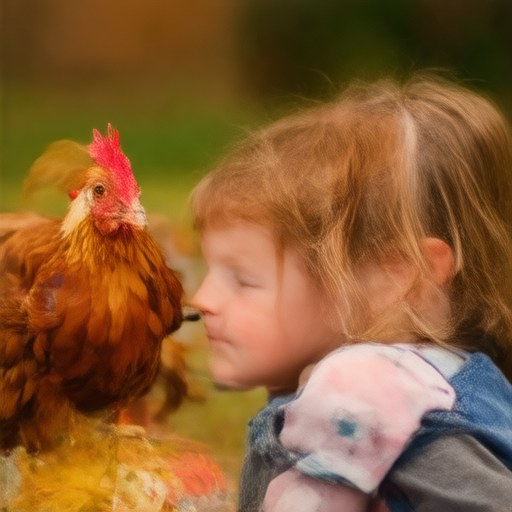
#> input picture phaseW/qual_paper/gen/images/STUDENT/p00993/s4/cand0.png, 512 x 512 px, found by its file name
$ python build_showcase.py
#> lines starting #> are read from the running program, lines starting #| are printed output that depends on the picture
#!/usr/bin/env python3
"""Cherry-picked 28-step samples from the projector-reward student (checkpoint_avg_last5.pt,
phaseS4_CD_dinop_hard-rewRi-s16_s0_137621), no guidance."""
from pathlib import Path
import textwrap
from PIL import Image, ImageDraw, ImageFont

CELL, PAD, LABEL_H = 340, 10, 60
ROOT = Path("phaseW/qual_paper/gen5/images/STUDENT")
PICKS = [
    (77, "a red stop sign and a white line"),
    (624, "wooden pencils and a leather sofa"),
    (1846, "The gentle, rolling hills of the countryside were a peaceful escape from the hustle and bustle of the city."),
    (1985, "The vibrant, glittering lights of the carnival rides spun and twirled in dizzying circles, thrilling and delighting the adventurous."),
    (574, "a triangular slice of bread and a cylindrical loaf"),
    (337, "a circular pendant light and a triangular wall hook"),
]


def font(sz, bold=False):
    for p in ("/usr/share/fonts/truetype/dejavu/DejaVuSans%s.ttf" % ("-Bold" if bold else ""),
              "/usr/share/fonts/dejavu/DejaVuSans%s.ttf" % ("-Bold" if bold else "")):
        if Path(p).exists():
            return ImageFont.truetype(p, sz)
    return ImageFont.load_default()


def main():
    ncol = 3
    nrow = (len(PICKS) + ncol - 1) // ncol
    W = ncol * (CELL + PAD) + PAD
    H = nrow * (CELL + LABEL_H + PAD) + PAD + 40
    sheet = Image.new("RGB", (W, H), (250, 250, 248))
    d = ImageDraw.Draw(sheet)
    f_ti, f_pr = font(17, True), font(13)
    d.text((PAD, 10), "Cherry-picked 28-step samples, projector-reward student, w=1, no candidate generation", fill=(40, 60, 120), font=f_ti)
    for k, (idx, prompt) in enumerate(PICKS):
        r, c = divmod(k, ncol)
        x = PAD + c * (CELL + PAD)
        y = 40 + PAD + r * (CELL + LABEL_H + PAD)
        img_path = ROOT / f"p{idx:05d}" / "s28" / "cand0.png"
        im = Image.open(img_path).convert("RGB").resize((CELL, CELL), Image.LANCZOS)
        sheet.paste(im, (x, y))
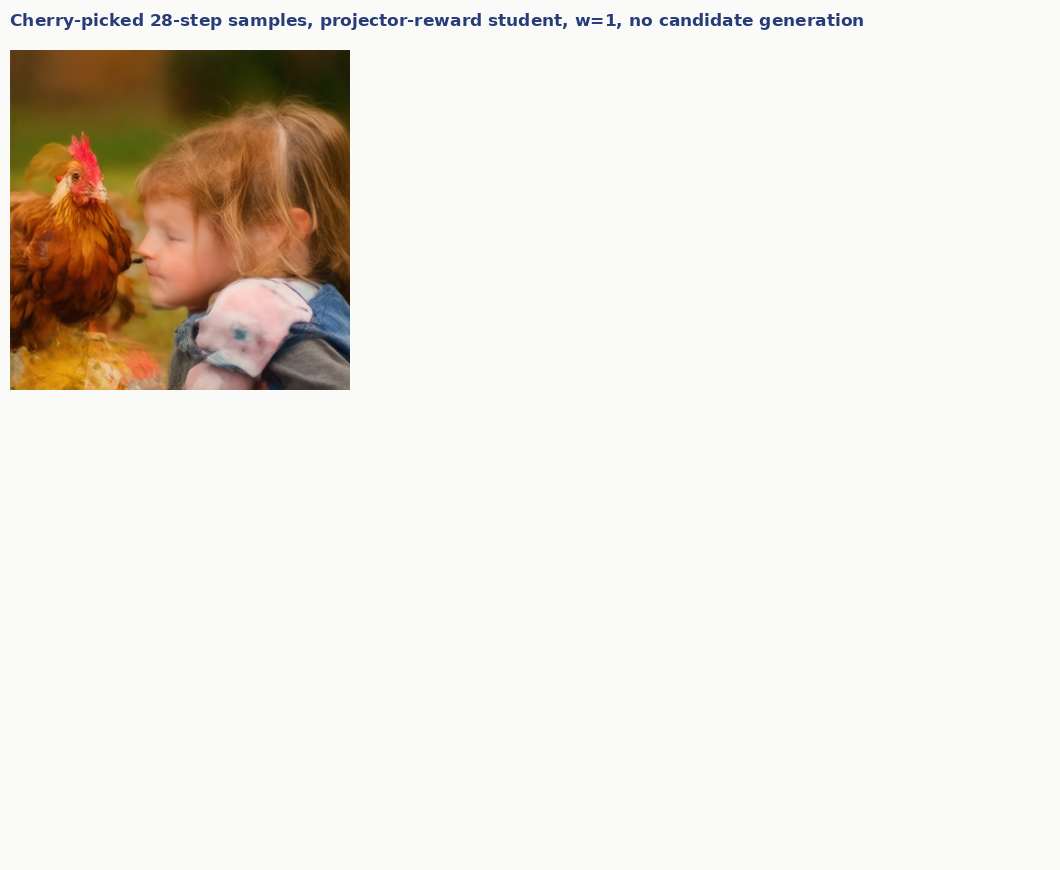
#> sheet: PIL image 1060x870 RGB; mean R, G, B 234.8, 229.5, 222.7
        d.rectangle([x - 1, y - 1, x + CELL, y + CELL], outline=(180, 180, 180), width=1)
        wrapped = textwrap.wrap(prompt, 46)[:3]
        for i, line in enumerate(wrapped):
            d.text((x, y + CELL + 6 + i * 16), line, fill=(20, 20, 20), font=f_pr)
    out = Path("phaseW/qual_paper/showcase_28step.png")
    sheet.save(out)
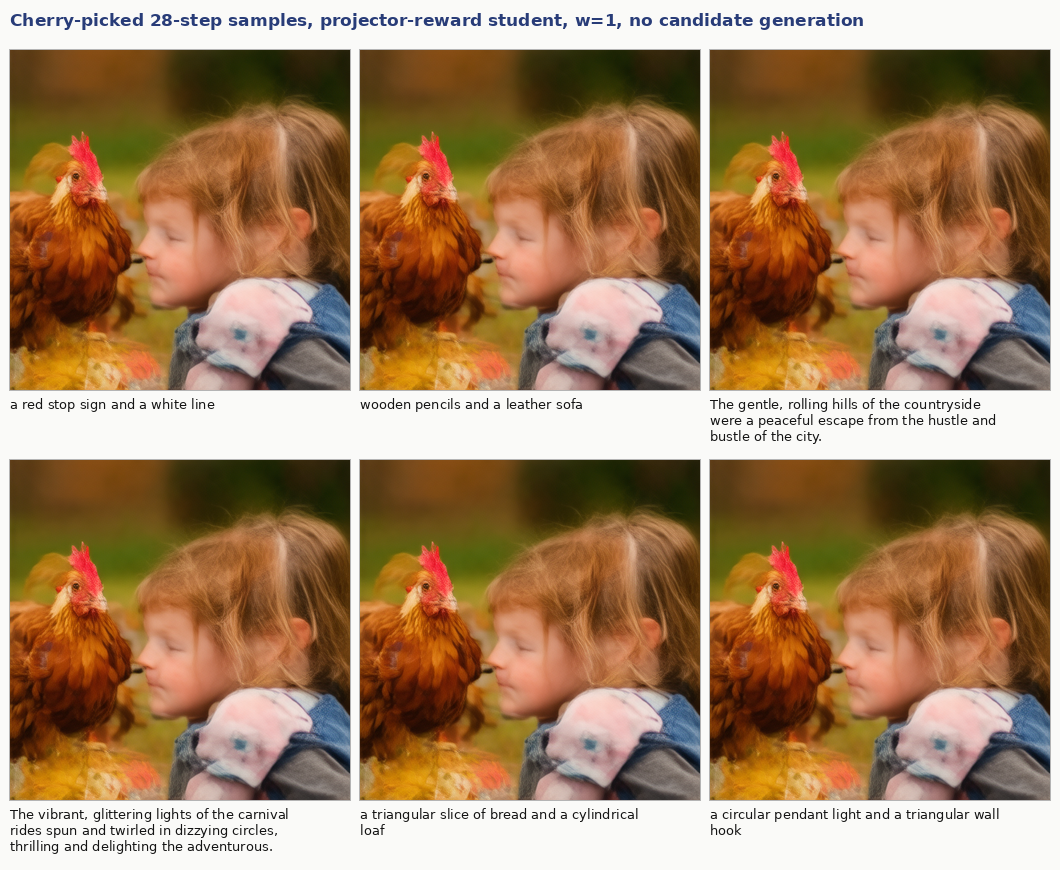
#> saved as showcase_28step.png: PIL image 1060x870 RGB; mean R, G, B 161.5, 128.9, 96.8
    print(f"wrote {out} ({W}x{H})")
#| wrote phaseW/qual_paper/showcase_28step.png (1060x870)


if __name__ == "__main__":
    main()
